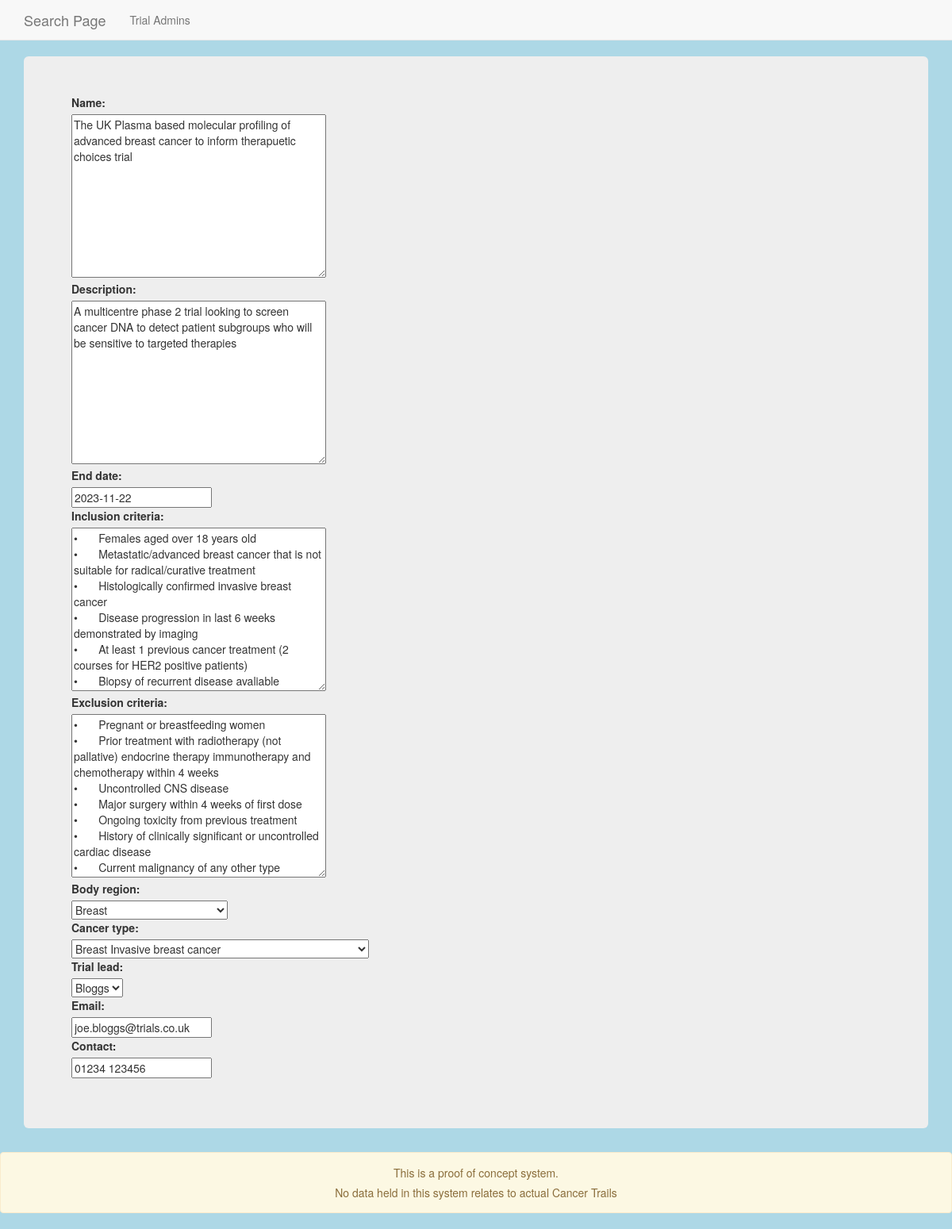
Before: /trials/6 with the older database file.
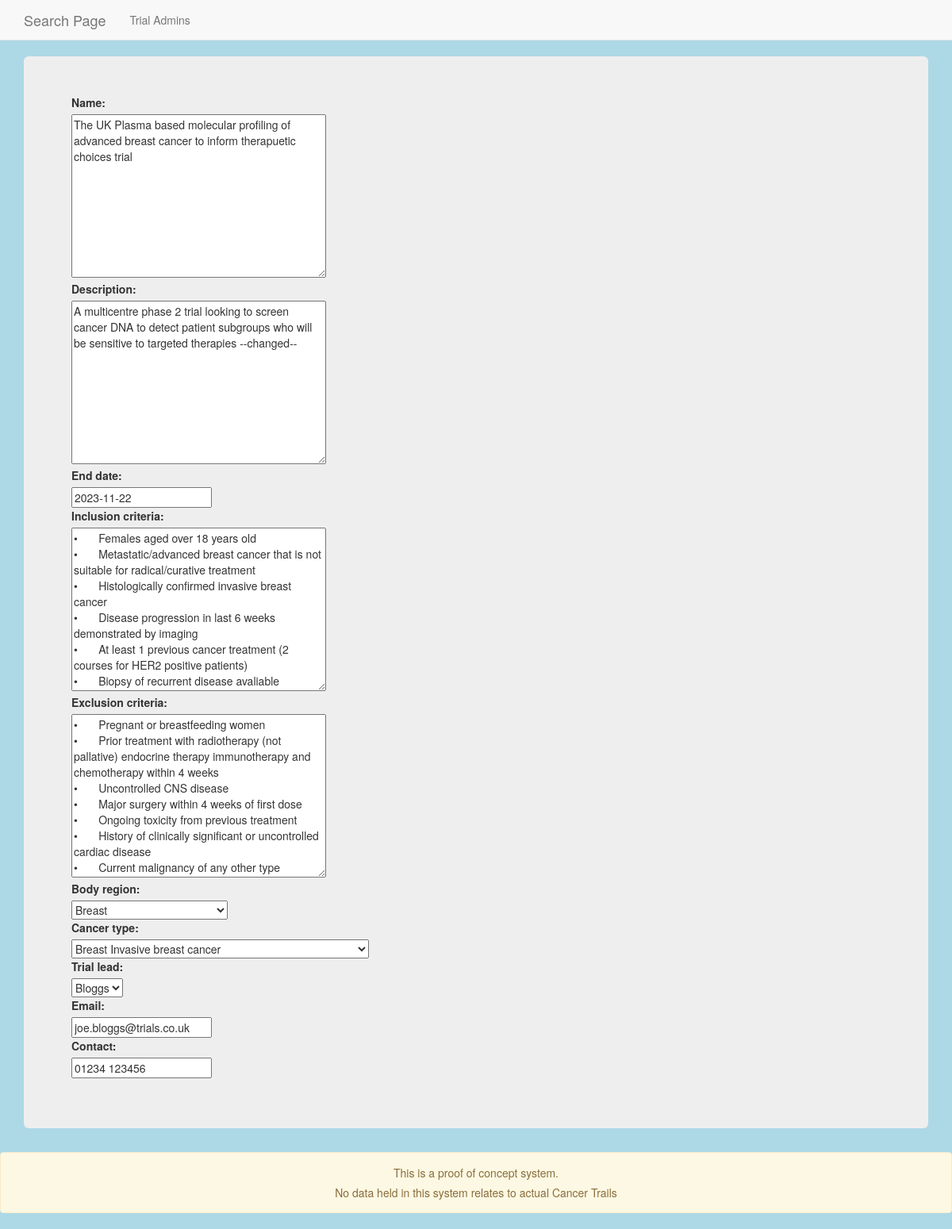
After: the same page with the newer database file.
### trials/models.py (models this page shows, shortened)
class trial(models.Model):
    name = models.TextField()
    description = models.TextField()
    end_date = models.DateField(null=False)
    inclusion_criteria = models.TextField()
    exclusion_criteria = models.TextField()
    body_region = models.ForeignKey(bodyRegion, on_delete=models.CASCADE)
    cancer_type = models.ForeignKey(cancerTypes, on_delete=models.CASCADE)
    trial_lead = models.ForeignKey(trial_lead, on_delete=models.CASCADE, null=True)
    Trial_ended = models.BooleanField(default=False)

### trials/views.py (the view)
# urls.py: path("<str:id>", views.get_trial, name="id"),
def get_trial(request,id):
    try:
        trialSelected = trial.objects.get(id=id)
    except:
        return redirect('trials:index')
    if trialSelected is None:
        return render(request,"trials/error.html",{
            "msg": "no trial of that name"
        })
    else:
        data = {
            'name': trialSelected.name,
            'description': trialSelected.description,
            'end_date': trialSelected.end_date,
            'inclusion_criteria': trialSelected.inclusion_criteria,
            'exclusion_criteria': trialSelected.exclusion_criteria,
            'body_region': trialSelected.body_region,
            'cancer_type': trialSelected.cancer_type,
            'trial_lead': trialSelected.trial_lead,
            'email': trialSelected.trial_lead.email,
            'contact': trialSelected.trial_lead.contact
        }
        trial_form = selectedTrialForm(initial=data)
        return render(request,"trials/trialpage.html",{
                "trial_form":trial_form,
                "trialSelected":trialSelected
            })

### trials/forms.py
class selectedTrialForm(forms.ModelForm):
    email = forms.EmailField()
    contact = forms.CharField()
    class Meta():
        model = trial
        exclude = ('Trial_ended',)

### trials/models.py (called while the page is built)
    def __str__(self):
        return (f"{self.body_region}")

    def __str__(self):
        return (f"{self.body_region} {self.cancer_type}")

    def __str__(self):
        return (f"{self.last_name}")

### templates/trials/trialpage.html (shortened to what this page needs)
<!DOCTYPE html>
{% extends "trials/base.html" %}
{% block body_block %}
    <div class="jumbotron">
        <form action="{% url 'trials:update/id' id=trialSelected.id %}" id="updateForm" method="post">
            <div class="form-group">
                {{ trial_form}}
            </div>
        </form>
    </div>
{% endblock %}

Changed rows visible on the page:
changed trial: description "A multicentre phase 2 trial looking to screen cancer DNA to detect patient subgroups who will be sensitive to targeted therapies" → "A multicentre phase 2 trial looking to screen cancer DNA to detect patient subgroups who will be sensitive to targeted therapies --changed--"
